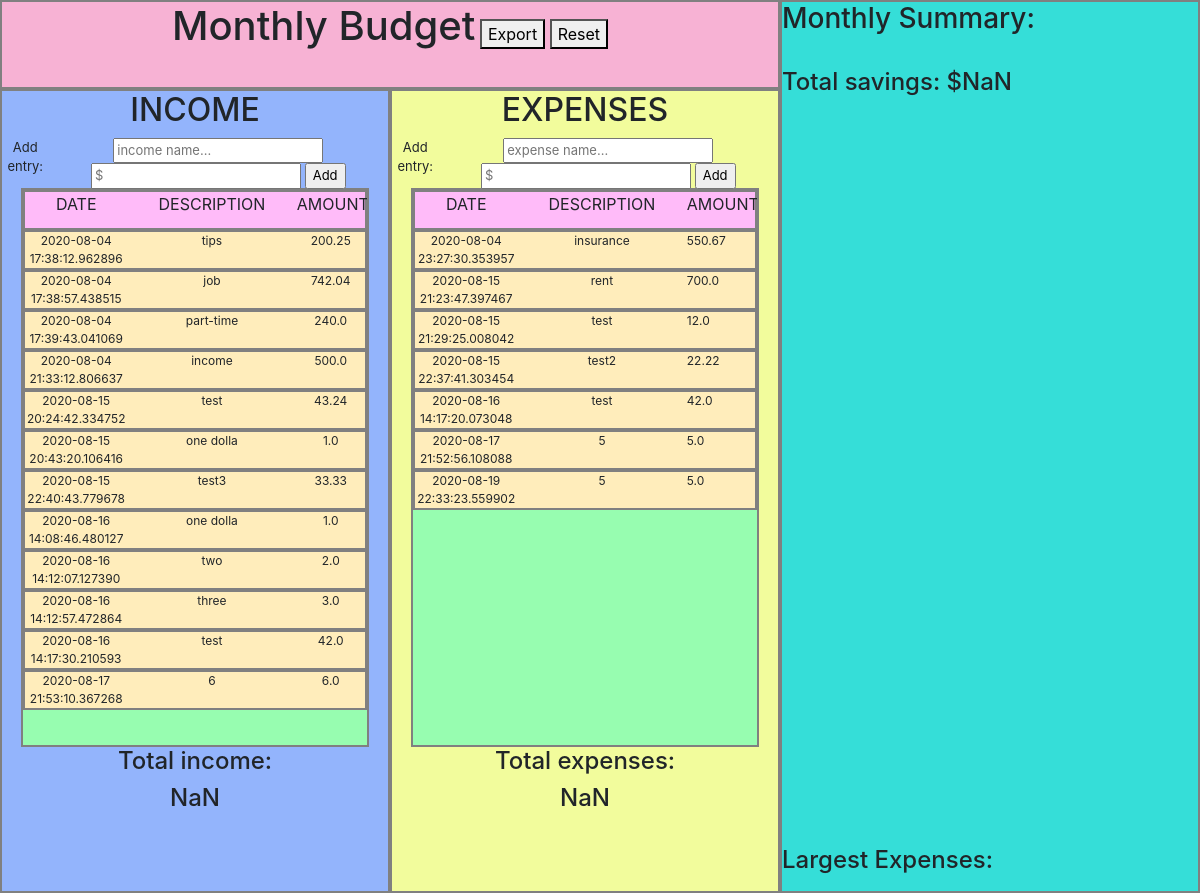
The app's page /, older data.
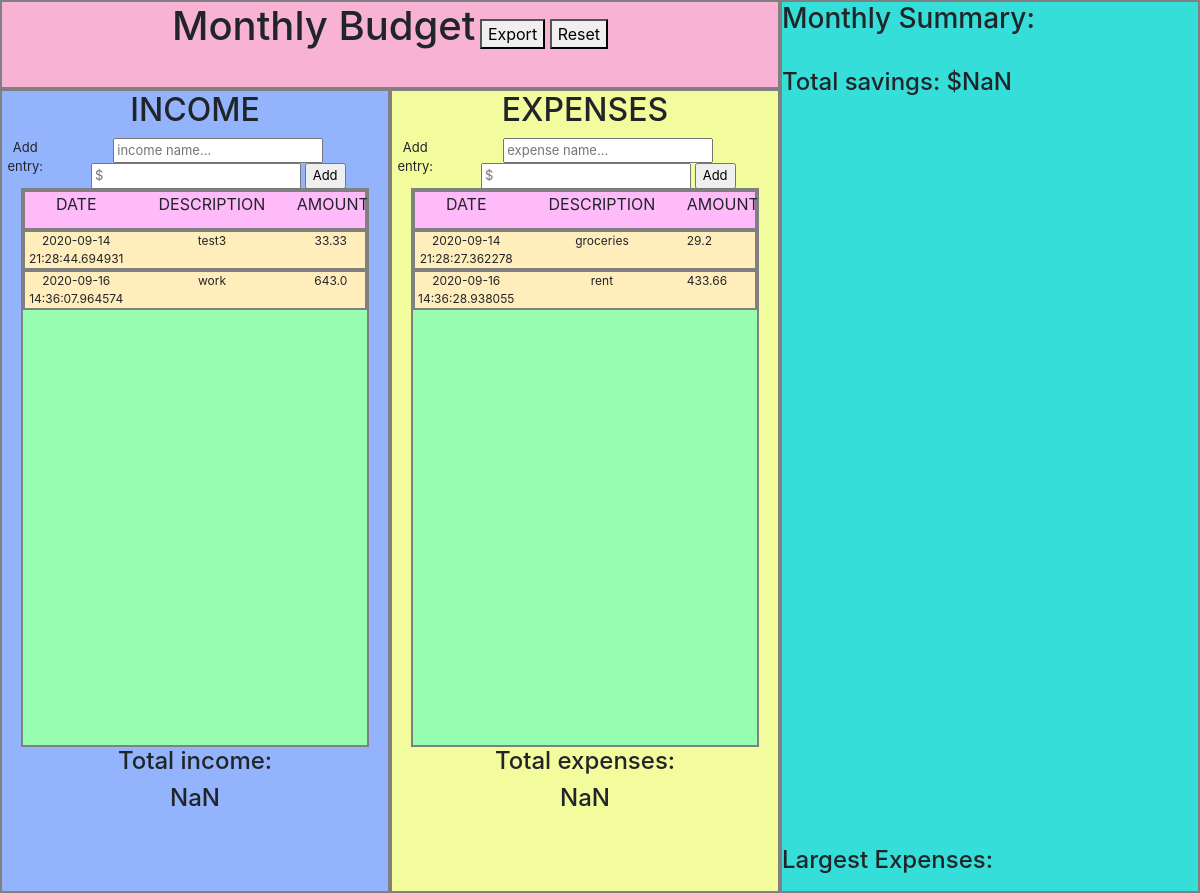
The same page, newer data.
### app.py (models this page shows, shortened)
class Income(db.Model):
    id = db.Column(db.Integer, primary_key=True)
    description = db.Column(db.String(50), nullable=False)
    amount = db.Column(db.Float, nullable=False)
    date = db.Column(db.DateTime, default=datetime.now)

class Expense(db.Model):
    id = db.Column(db.Integer, primary_key=True)
    description = db.Column(db.String(50), nullable=False)
    amount = db.Column(db.Float, nullable=False)
    date = db.Column(db.DateTime, default=datetime.now)

### app.py (the view)
@app.route("/", methods=["GET", "POST"])
def home():
    allIncome = Income.query.all()
    allExpense = Expense.query.all()
    return render_template("budget_interface.html", allIncome=allIncome, allExpense=allExpense)

### templates/budget_interface.html (shortened to what this page needs)
<!DOCTYPE html>
<html lang="en" xmlns:th="http://www.thymeleaf.org">
  <head>
    <link rel="stylesheet" href="https://maxcdn.bootstrapcdn.com/bootstrap/4.0.0/css/bootstrap.min.css">
  </head>
  <body>
    <div class="budgetcontainer">
    <div class="budgetsection">
        <div class="header">
            <div class="headerrow"><h1>Monthly Budget</h1></div>
            <div class="headerrow"><button type="button" class="exportbutton" id="exportbutton">Export</button></div>
            <div class="headerrow"><button type="button" class="resetbutton" id="resetbutton">Reset</button></div>
        </div>
        <div class="twocolumns">
        <div class="leftcolumn">
            <h2>INCOME</h2>
        <div class="formwrap">
            <text>Add entry: </text>
            <form id="incomeentry" method="POST" action="/">
              <input type="text" name="incomesource" id="incomesource" placeholder="income name...">
              <input type="text" name="incomeamount" id="incomeamount" placeholder="$">
              <input type="submit" value="Add" id="incomeaddbtn">
            </form>
        </div>
    <div class="entrywrap" id="entrywrap">
      <div class="entryheader">
          <div class="dateheader">DATE</div>
          <div class="descriptionheader">DESCRIPTION</div>
          <div class="amountheader">AMOUNT</div>
      </div>
      <div id="incomeentrywrap">
      {% for income in allIncome %}
      <div class="entry" id="entry" title={{income.id}}>
          <div class="date">{{income.date}}</div>
          <div class="description">{{income.description}}</div>
          <div class="amount">{{income.amount}}</div>
      </div>
      {% endfor %}
      </div>
    </div>
        <h4>Total income: </h4><h4 id="totalincome"></h4>
        </div>
        <div class="rightcolumn">
        <h2>EXPENSES</h2>
        <div class="formwrap">
            <text>Add entry: </text>
            <form id="expenseentry" autocomplete="off" method="POST" action="/">
              <input type="text" name="expensesource" id="expensesource" placeholder="expense name...">
              <input type="text" name="expenseamount" id="expenseamount" placeholder="$">
              <input type="submit" value="Add" id="expenseaddbtn">
          </form>
        </div>
        <div class="entrywrap" id="entrywrap">
            <div class="entryheader">
                <div class="dateheader">DATE</div>
                <div class="descriptionheader">DESCRIPTION</div>
                <div class="amountheader">AMOUNT</div>
            </div>
            <div id="expenseentrywrap">
              {% for expense in allExpense %}
              <div class="expenseentry" id="expenseentry" title={{expense.id}}>
                  <div class="date">{{expense.date}}</div>
                  <div class="expensedescription">{{expense.description}}</div>
                  <div class="expenseamount">{{expense.amount}}</div>
              </div>
              {% endfor %}
              </div>
        </div>
        <h4>Total expenses: </h4><h4 id="totalexpense"></h4>
        </div>
        </div>
    </div>
    <div class="summary">
        <h3>Monthly Summary:</h3><br>
        <h4 id="savings"></h4><br>
        <div id="chartContainer" style="height: 300px; width: 100%;"></div><br>
        <div id="expChartContainer" style="height: 370px; width: 100%;"></div><br>
        <h4>Largest Expenses:</h4>
    </div>
  </body>
</html>

Row changes from the older to the newer data that the page shows:
removed Income: date "2020-08-04 17:38:12.962896", description "tips", amount "200.25"
removed Income: date "2020-08-04 17:38:57.438515", description "job", amount "742.04"
removed Income: date "2020-08-04 17:39:43.041069", description "part-time", amount "240.0"
removed Income: date "2020-08-04 21:33:12.806637", description "income", amount "500.0"
removed Income: date "2020-08-15 20:24:42.334752", description "test", amount "43.24"
removed Income: date "2020-08-15 20:43:20.106416", description "one dolla", amount "1.0"
removed Income: date "2020-08-15 22:40:43.779678", description "test3", amount "33.33"
removed Income: date "2020-08-16 14:08:46.480127", description "one dolla", amount "1.0"
removed Income: date "2020-08-16 14:12:07.127390", description "two", amount "2.0"
removed Income: date "2020-08-16 14:12:57.472864", description "three", amount "3.0"
removed Income: date "2020-08-16 14:17:30.210593", description "test", amount "42.0"
removed Income: date "2020-08-17 21:53:10.367268", description "6", amount "6.0"
removed Expense: date "2020-08-04 23:27:30.353957", description "insurance", amount "550.67"
removed Expense: date "2020-08-15 21:29:25.008042", description "test", amount "12.0"
removed Expense: date "2020-08-15 22:37:41.303454", description "test2", amount "22.22"
removed Expense: date "2020-08-16 14:17:20.073048", description "test", amount "42.0"
removed Expense: date "2020-08-17 21:52:56.108088", description "5", amount "5.0"
removed Expense: date "2020-08-19 22:33:23.559902", description "5", amount "5.0"
added Income: date "2020-09-14 21:28:44.694931", description "test3", amount "33.33"
added Income: date "2020-09-16 14:36:07.964574", description "work", amount "643.0"
added Expense: date "2020-09-14 21:28:27.362278", description "groceries", amount "29.2"
changed Expense "rent": date "2020-08-15 21:23:47.397467" → "2020-09-16 14:36:28.938055"; amount "700.0" → "433.66"
